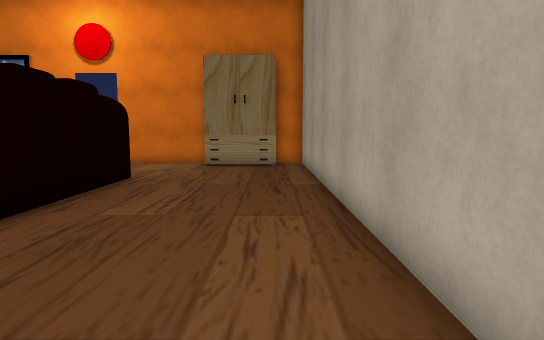
[1] (above)

14 first-person views from a walk through a 3-D level made in the Unity game engine. The camera is 1.5 m above the floor, tilts 6° down and sees 75° across. The floor is counted in squares, 1 m on a side. Each view is taken from the middle of a square. On the plan, view 1 faces up. The plan holds only what a view shows up to about 16 squares ahead; the rest is blank. The place goes on beyond the plan. The player character is not drawn. Some animated figures are left out. Door leaves are left out, so doorways stand open. Some surface patterns are stand-ins.

[2]
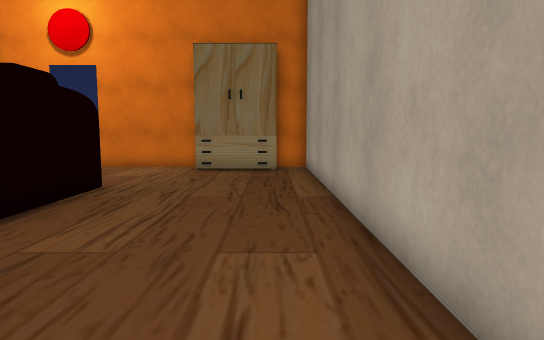

[3]
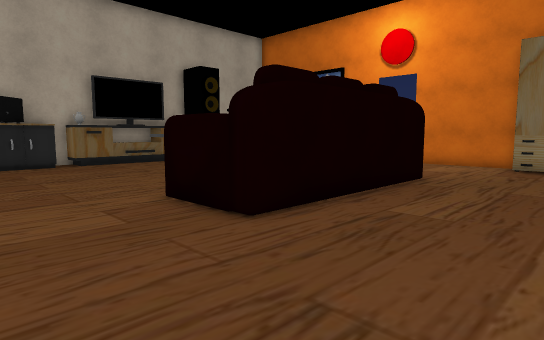

[4]
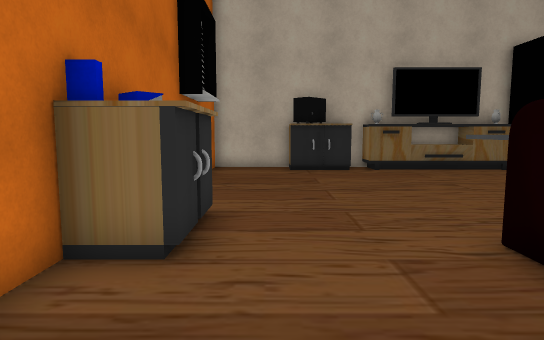

[5]
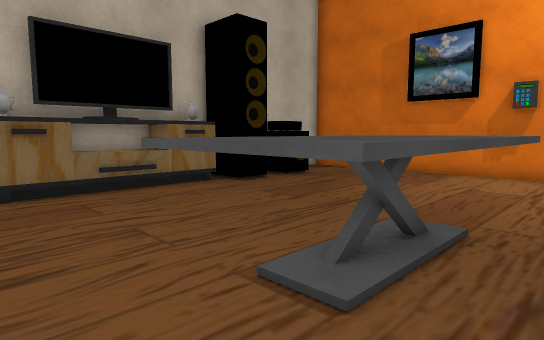

[6]
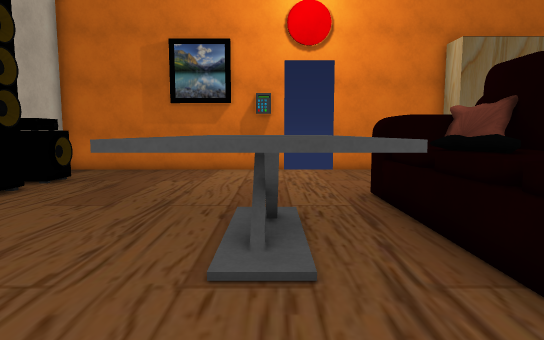

[7]
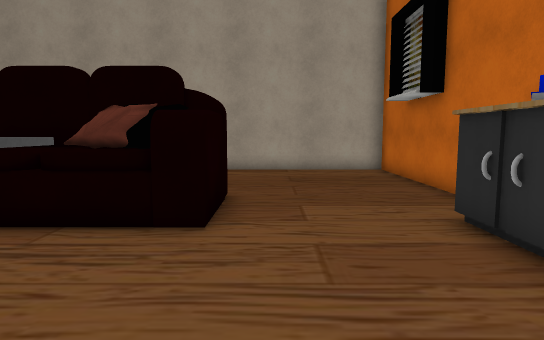

[8]
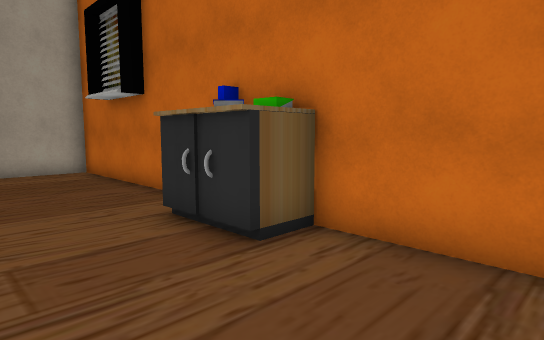

[9]
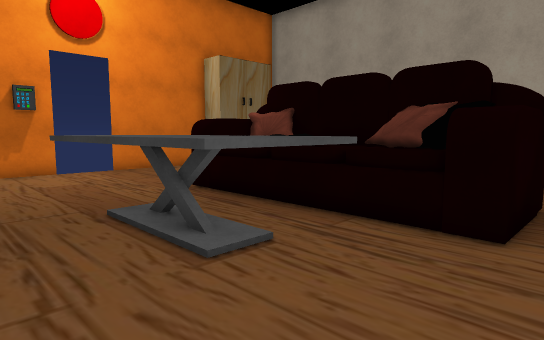

[10]
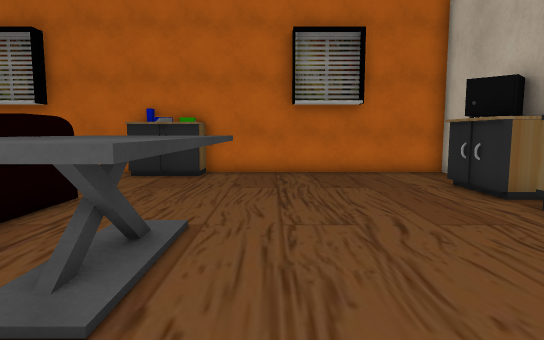

[11]
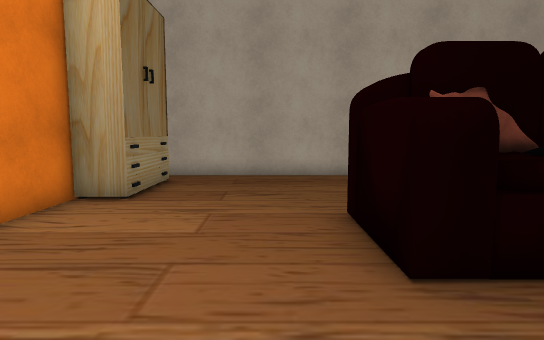

[12]
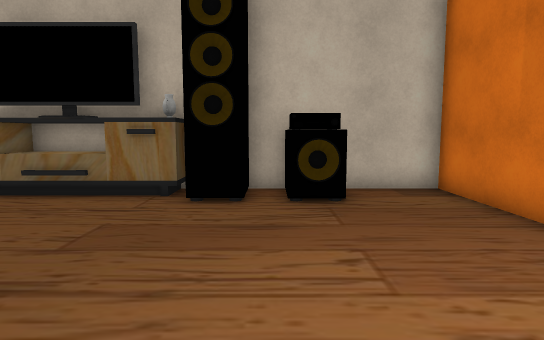

[13]
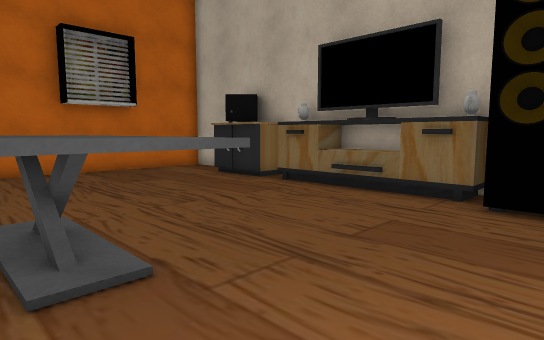

[14]
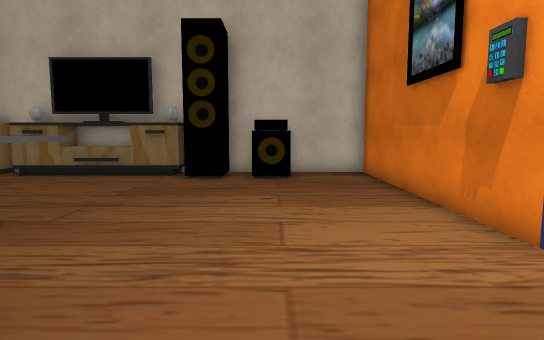

### Floor plan
Ten units are one square. View 1 is at (0, 0); x grows to the right and y downward. Boxes are objects, and circles mark ways between rooms. Rooms are numbered by the first view taken in them; rooms with no view inside come last. Other rooms are left out.
<svg viewBox="-190 -180 211 200">
<path fill="none" stroke="#000" d="M-94 -175 -185 -175 -185 -124M-173 -108 -173 -50 -185 -50 -185 -41 -171 -41 -171 -16M-185 -76 -185 -66M-175 -18 -185 -18 -185 15 -95 15 -95 1 -71 1 -71 15 15 15 15 -169M2 -163 -31 -163 -31 -175 -75 -175M16 -175 1 -175M-172 -91 -185 -91 -185 -76M-185 -66 -172 -66"/>
<rect x="-185" y="-145" width="20" height="10" fill="#bbb"><title>other object</title></rect>
<rect x="-115" y="-105" width="30" height="50" fill="#bbb"><title>other object</title></rect>
<rect x="-75" y="-115" width="30" height="80" fill="#bbb"><title>other object</title></rect>
<text x="-80" y="-80">1</text>
<text x="-180" y="-80">2</text>
</svg>

Where each view was taken, in squares from view 1:
view 1: 0 up, 0 right, facing up
view 2: 2 up, 0 right, facing up
view 3: 0 up, 0 right, facing up-left
view 4: 1 up, 3 left, facing left
view 5: 4 up, 8 left, facing up-left
view 6: 3 up, 10 left, facing up
view 7: 3 up, 13 left, facing right
view 8: 3 up, 13 left, facing down-right
view 9: 3 up, 13 left, facing up-right
view 10: 12 up, 12 left, facing down
view 11: 13 up, 11 left, facing right
view 12: 13 up, 9 left, facing left
view 13: 13 up, 9 left, facing down-left
view 14: 14 up, 5 left, facing left
